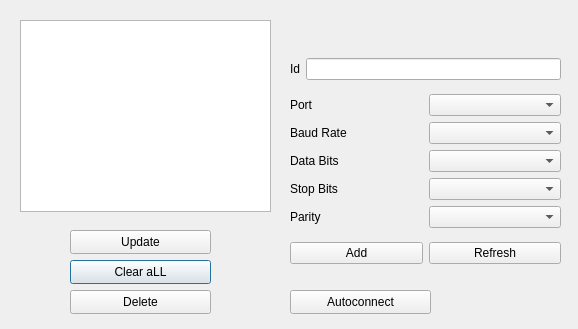
<?xml version="1.0" encoding="UTF-8"?>
<ui version="4.0">
 <class>Dialog</class>
 <widget class="QDialog" name="Dialog">
  <property name="geometry">
   <rect>
    <x>0</x>
    <y>0</y>
    <width>578</width>
    <height>329</height>
   </rect>
  </property>
  <property name="windowTitle">
   <string>Dialog</string>
  </property>
  <widget class="QListView" name="listViewComs">
   <property name="geometry">
    <rect>
     <x>20</x>
     <y>20</y>
     <width>251</width>
     <height>192</height>
    </rect>
   </property>
  </widget>
  <widget class="QPushButton" name="pushButtonClearAll">
   <property name="geometry">
    <rect>
     <x>70</x>
     <y>260</y>
     <width>141</width>
     <height>24</height>
    </rect>
   </property>
   <property name="text">
    <string>Clear aLL</string>
   </property>
  </widget>
  <widget class="QWidget" name="layoutWidget">
   <property name="geometry">
    <rect>
     <x>290</x>
     <y>50</y>
     <width>271</width>
     <height>223</height>
    </rect>
   </property>
   <layout class="QVBoxLayout" name="verticalLayout_5">
    <item>
     <layout class="QHBoxLayout" name="horizontalLayout_10">
      <item>
       <layout class="QHBoxLayout" name="horizontalLayout_12">
        <item>
         <widget class="QLabel" name="label_10">
          <property name="text">
           <string>Id</string>
          </property>
         </widget>
        </item>
        <item>
         <widget class="QLineEdit" name="lineEditId"/>
        </item>
       </layout>
      </item>
     </layout>
    </item>
    <item>
     <layout class="QVBoxLayout" name="verticalLayout">
      <item>
       <layout class="QHBoxLayout" name="horizontalLayout">
        <item>
         <widget class="QLabel" name="label">
          <property name="text">
           <string>Port</string>
          </property>
         </widget>
        </item>
        <item>
         <widget class="QComboBox" name="comboBoxPort"/>
        </item>
       </layout>
      </item>
      <item>
       <layout class="QHBoxLayout" name="horizontalLayout_2">
        <item>
         <widget class="QLabel" name="label_2">
          <property name="text">
           <string>Baud Rate</string>
          </property>
         </widget>
        </item>
        <item>
         <widget class="QComboBox" name="comboBoxBaudRate"/>
        </item>
       </layout>
      </item>
      <item>
       <layout class="QHBoxLayout" name="horizontalLayout_3">
        <item>
         <widget class="QLabel" name="label_3">
          <property name="text">
           <string>Data Bits</string>
          </property>
         </widget>
        </item>
        <item>
         <widget class="QComboBox" name="comboBoxDataBIts"/>
        </item>
       </layout>
      </item>
      <item>
       <layout class="QHBoxLayout" name="horizontalLayout_4">
        <item>
         <widget class="QLabel" name="label_4">
          <property name="text">
           <string>Stop Bits</string>
          </property>
         </widget>
        </item>
        <item>
         <widget class="QComboBox" name="comboBoxStopBits"/>
        </item>
       </layout>
      </item>
      <item>
       <layout class="QHBoxLayout" name="horizontalLayout_5">
        <item>
         <widget class="QLabel" name="label_5">
          <property name="text">
           <string>Parity</string>
          </property>
         </widget>
        </item>
        <item>
         <widget class="QComboBox" name="comboBoxParity"/>
        </item>
       </layout>
      </item>
     </layout>
    </item>
    <item>
     <layout class="QHBoxLayout" name="horizontalLayout_11">
      <item>
       <widget class="QPushButton" name="pushButtonAdd">
        <property name="text">
         <string>Add</string>
        </property>
       </widget>
      </item>
      <item>
       <widget class="QPushButton" name="pushButtonRefreshPort">
        <property name="text">
         <string>Refresh</string>
        </property>
       </widget>
      </item>
     </layout>
    </item>
   </layout>
  </widget>
  <widget class="QPushButton" name="pushButtonDelete">
   <property name="geometry">
    <rect>
     <x>70</x>
     <y>290</y>
     <width>141</width>
     <height>24</height>
    </rect>
   </property>
   <property name="text">
    <string>Delete</string>
   </property>
  </widget>
  <widget class="QPushButton" name="pushButtonUpdate">
   <property name="geometry">
    <rect>
     <x>70</x>
     <y>230</y>
     <width>141</width>
     <height>24</height>
    </rect>
   </property>
   <property name="text">
    <string>Update</string>
   </property>
  </widget>
  <widget class="QPushButton" name="pushButtonAutoconnect">
   <property name="geometry">
    <rect>
     <x>290</x>
     <y>290</y>
     <width>141</width>
     <height>24</height>
    </rect>
   </property>
   <property name="text">
    <string>Autoconnect</string>
   </property>
  </widget>
 </widget>
 <resources/>
 <connections/>
</ui>
